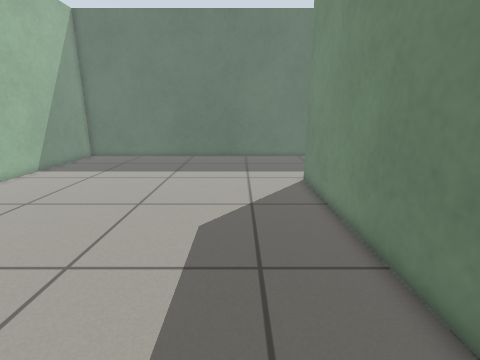
[1] (above)

14 first-person views from a walk through a world built for the Gazebo simulator. The camera is 0.77 m above the floor, tilts 14° down and sees 85° across. The floor is counted in squares, 0.2 m on a side. Each view is taken from the middle of a square. On the plan, view 1 faces up. The plan holds only what a view shows up to about 20 squares ahead; the rest is blank.

[2]
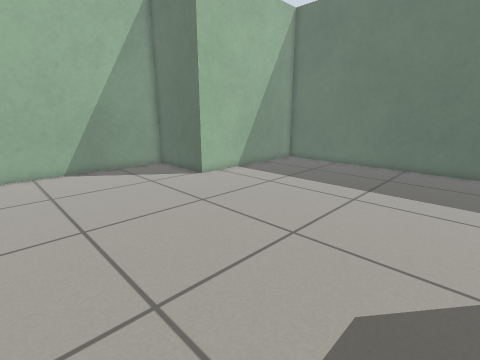

[3]
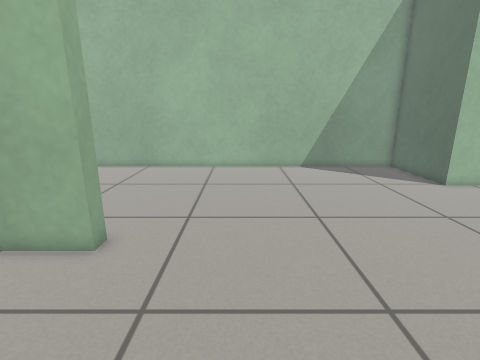

[4]
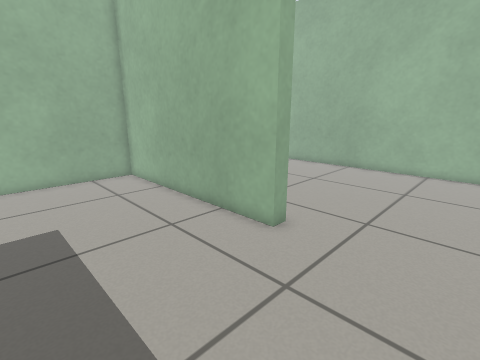

[5]
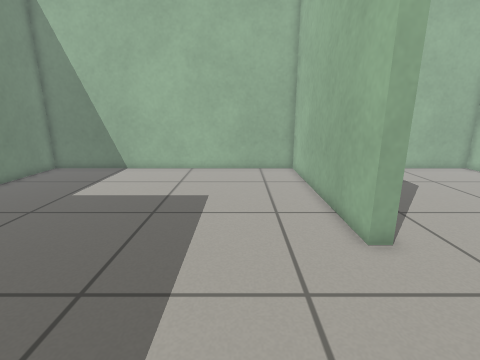

[6]
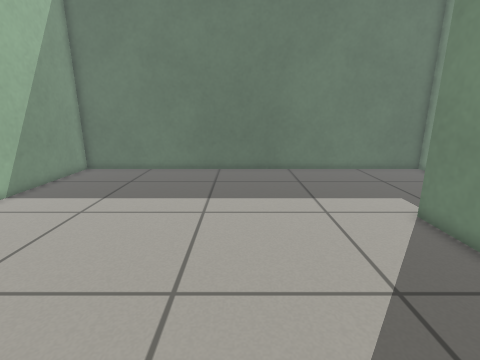

[7]
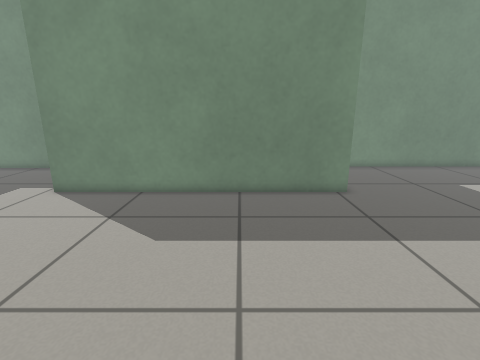

[8]
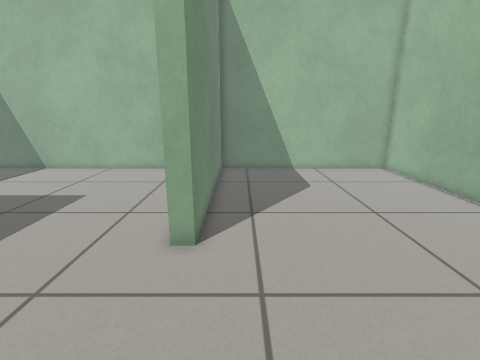

[9]
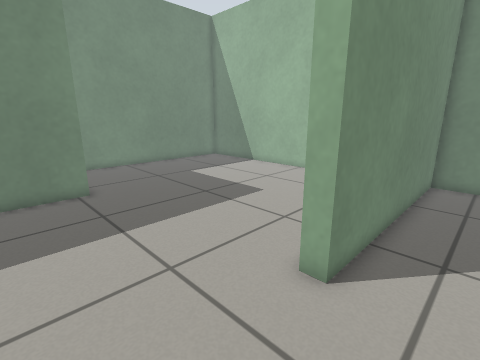

[10]
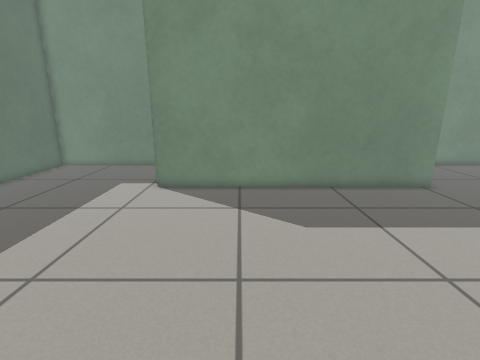

[11]
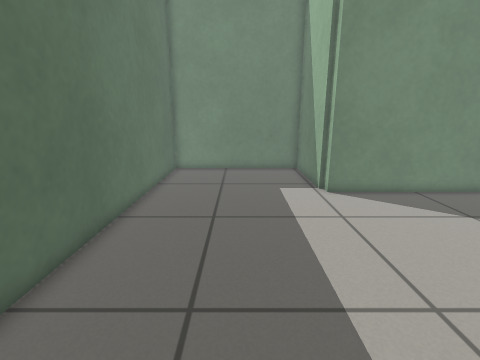

[12]
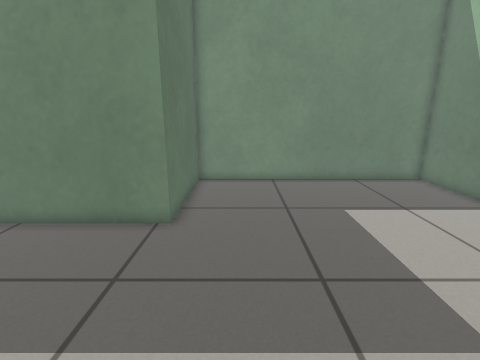

[13]
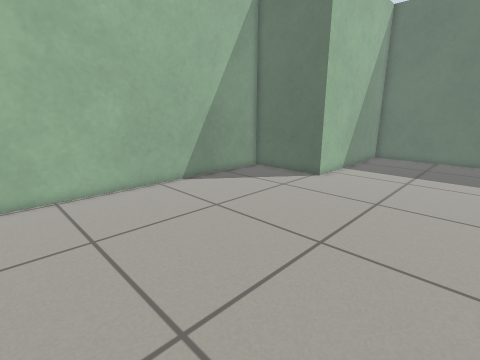

[14]
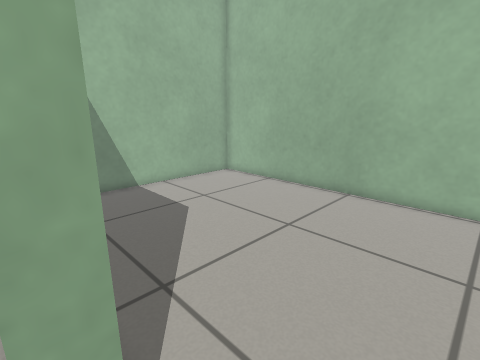

### Floor plan
Points are (right, up) in squares from view 1. A wall is a line through its corners. A room is listed if a view was taken in it or the views show most of it. See-through windows are left out.
Room 1 (views 1, 2, 3, 4, 5, 6, 7, 8, 9, 10, 11, 12, 13, 14)
walls: (4.5, 15.8) (10, 15.8) (10, 24.7) (-14.1, 24.7) (-14.1, 14.5) (-19.7, 14.5) (-19.7, -13) (-7.6, -13) (-7.6, -1.2) (-6.9, -1.2) (-6.9, -13) (10.6, -13) (10.6, 0.5) (3.9, 0.5) (3.9, 15.5) (4.6, 15.5)

Positions as (right, up) in squares from view 1, and headings:
1: (0, 0), facing up
2: (0, 4), facing up-left
3: (0, 3), facing left
4: (0, 4), facing down-left
5: (-3, 6), facing down
6: (-3, 6), facing up
7: (-9, 6), facing right
8: (-9, 6), facing down
9: (-10, 4), facing down-right
10: (-10, 11), facing right
11: (-9, 20), facing right
12: (-5, -2), facing right
13: (-6, -1), facing up-left
14: (-7, 1), facing down-left
